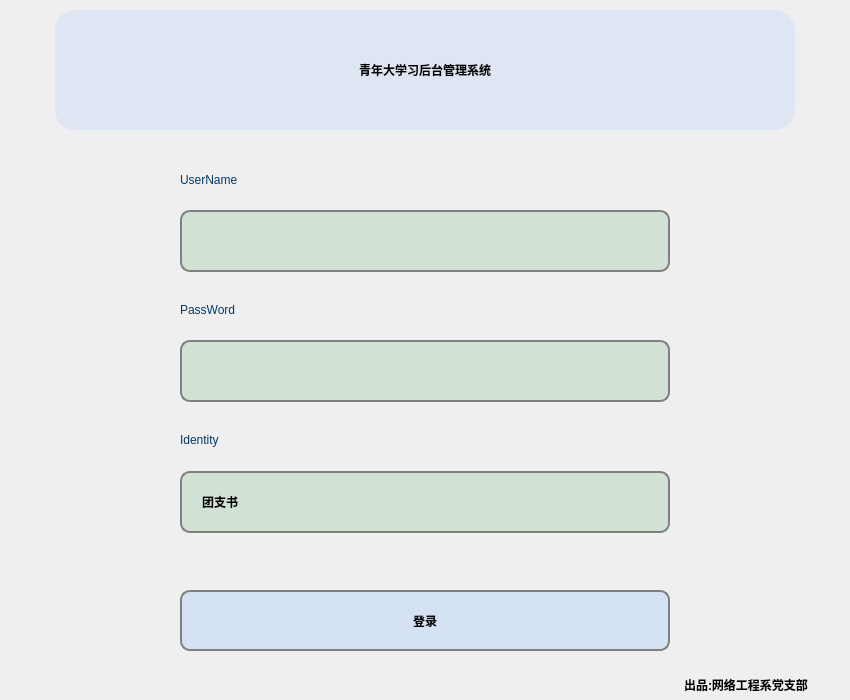
<?xml version="1.0" encoding="UTF-8"?>
<ui version="4.0">
 <class>Login</class>
 <widget class="QWidget" name="Login">
  <property name="geometry">
   <rect>
    <x>0</x>
    <y>0</y>
    <width>850</width>
    <height>700</height>
   </rect>
  </property>
  <property name="minimumSize">
   <size>
    <width>850</width>
    <height>700</height>
   </size>
  </property>
  <property name="maximumSize">
   <size>
    <width>850</width>
    <height>700</height>
   </size>
  </property>
  <property name="windowTitle">
   <string>Form</string>
  </property>
  <property name="styleSheet">
   <string notr="true">#Login
{
background: qlineargradient(x1:0, y1:0, x2:1, y2:0,
                                stop:0 rgb(226,238,243),
                                stop:1 rgb(240,207,214));
}
#title
{
font: 24pt &quot;楷体&quot;;
font-weight:bold;
background-color: rgba(202, 221, 245,0.5);
background: qlineargradient(x1:0, y1:0, x2:1, y2:0,
                                stop:1 rgb(226,238,243),
                                stop:0 rgb(240,207,214));
border-radius:20px;
}
#cp
{
font: 11pt &quot;楷体&quot;;
font-weight:bold;
}
#usernameLab
{
font: 18pt &quot;方正粗黑宋简体&quot;;
color: rgb(3, 57, 103);
}
#passwordLab
{
font: 18pt &quot;方正粗黑宋简体&quot;;
color: rgb(3, 57, 103);
}
QLineEdit
{
font: 14pt &quot;楷体&quot;;
font-weight:bold;
background-color: rgba(136, 193, 150,0.3);
border-radius:10px;
border:2px solid gray;
}
QLineEdit:hover
{
font: 14pt &quot;楷体&quot;;
font-weight:bold;
border:2px solid ;
}
#IdentityLab
{
font: 18pt &quot;方正粗黑宋简体&quot;;
color: rgb(3, 57, 103);
}
#btnLogin
{
font: 20pt &quot;楷体&quot;;
font-weight:bold;
border-radius:10px;
border:2px solid gray;
background-color: rgba(202, 221, 245,0.7);
}
#btnLogin:hover
{
font: 22pt &quot;楷体&quot;;
font-weight:bold;
border:3px solid;
background-color: rgb(202, 221, 245);
}</string>
  </property>
  <widget class="QLabel" name="title">
   <property name="geometry">
    <rect>
     <x>55</x>
     <y>10</y>
     <width>740</width>
     <height>120</height>
    </rect>
   </property>
   <property name="minimumSize">
    <size>
     <width>740</width>
     <height>120</height>
    </size>
   </property>
   <property name="maximumSize">
    <size>
     <width>740</width>
     <height>120</height>
    </size>
   </property>
   <property name="styleSheet">
    <string notr="true"/>
   </property>
   <property name="text">
    <string>青年大学习后台管理系统</string>
   </property>
   <property name="alignment">
    <set>Qt::AlignCenter</set>
   </property>
  </widget>
  <widget class="QLabel" name="usernameLab">
   <property name="geometry">
    <rect>
     <x>180</x>
     <y>150</y>
     <width>250</width>
     <height>60</height>
    </rect>
   </property>
   <property name="minimumSize">
    <size>
     <width>250</width>
     <height>60</height>
    </size>
   </property>
   <property name="maximumSize">
    <size>
     <width>250</width>
     <height>60</height>
    </size>
   </property>
   <property name="styleSheet">
    <string notr="true"/>
   </property>
   <property name="text">
    <string>UserName</string>
   </property>
  </widget>
  <widget class="QLineEdit" name="usernameLine">
   <property name="geometry">
    <rect>
     <x>180</x>
     <y>210</y>
     <width>490</width>
     <height>62</height>
    </rect>
   </property>
   <property name="text">
    <string/>
   </property>
  </widget>
  <widget class="QLineEdit" name="passwordLine">
   <property name="geometry">
    <rect>
     <x>180</x>
     <y>340</y>
     <width>490</width>
     <height>62</height>
    </rect>
   </property>
   <property name="text">
    <string/>
   </property>
   <property name="echoMode">
    <enum>QLineEdit::Password</enum>
   </property>
  </widget>
  <widget class="QLabel" name="passwordLab">
   <property name="geometry">
    <rect>
     <x>180</x>
     <y>280</y>
     <width>250</width>
     <height>60</height>
    </rect>
   </property>
   <property name="minimumSize">
    <size>
     <width>250</width>
     <height>60</height>
    </size>
   </property>
   <property name="maximumSize">
    <size>
     <width>250</width>
     <height>60</height>
    </size>
   </property>
   <property name="styleSheet">
    <string notr="true"/>
   </property>
   <property name="text">
    <string>PassWord</string>
   </property>
  </widget>
  <widget class="QPushButton" name="btnLogin">
   <property name="geometry">
    <rect>
     <x>180</x>
     <y>590</y>
     <width>490</width>
     <height>61</height>
    </rect>
   </property>
   <property name="text">
    <string>登录</string>
   </property>
   <property name="shortcut">
    <string>Return</string>
   </property>
  </widget>
  <widget class="QLabel" name="IdentityLab">
   <property name="geometry">
    <rect>
     <x>180</x>
     <y>410</y>
     <width>250</width>
     <height>60</height>
    </rect>
   </property>
   <property name="minimumSize">
    <size>
     <width>250</width>
     <height>60</height>
    </size>
   </property>
   <property name="maximumSize">
    <size>
     <width>250</width>
     <height>60</height>
    </size>
   </property>
   <property name="styleSheet">
    <string notr="true"/>
   </property>
   <property name="text">
    <string>Identity</string>
   </property>
  </widget>
  <widget class="QComboBox" name="IdentityBox">
   <property name="geometry">
    <rect>
     <x>180</x>
     <y>471</y>
     <width>490</width>
     <height>62</height>
    </rect>
   </property>
   <property name="styleSheet">
    <string notr="true">/*QCombobox主体*/
QComboBox {
	font: 14pt &quot;楷体&quot;;
	font-weight:bold;
	background-color: rgba(136, 193, 150,0.3);
	border-radius:10px;
	border:2px solid gray;
    padding: 1px 2px 1px 2px;  /*针对于组合框中的文本内容*/
	text-align:bottom;
	padding-left: 20px;/*左侧边距*/
}
QComboBox:hover
{
	border:3px solid;
}
/*QCombobox右侧按钮*/
QComboBox::drop-down {
    subcontrol-origin: padding;
    subcontrol-position: top right;/*放于右方顶部*/
    width: 50px;/*设置按钮范围宽度*/
    border-top-right-radius: 3px;/*设置边框圆角*/
    border-bottom-right-radius: 3px;
/*padding-right: 50px;*/
}
/*QCombobox右侧按钮的箭头图标*/
QComboBox::down-arrow {
	border-image: url(:/ptr/down.png);/*自定义图片填充*/
	width: 28px;/*设置该图标的宽高*/
	height: 28px;
}
/*QCombobox右侧按钮的箭头图标*/
QComboBox::down-arrow::on {
	border-image: url(:/ptr/up.png);/*自定义图片填充*/
	width: 28px;/*设置该图标的宽高*/
	height: 28px;
}


/* 下拉后，整个下拉窗体样式 */
QComboBox QAbstractItemView {
	font: 16pt &quot;楷体&quot;;
	font-weight: bold;  
    border: 2px solid white;/*边框宽度、线形、颜色*/
	/*背景颜色*/
	background-color: rgba(136, 193, 150,0.3);
    border-radius: 10px;/*圆角*/
    padding: 1px 2px 1px 2px;  /*针对于组合框中的文本内容*/
    min-width: 10em;   /*# 组合框的最小宽度*/
}

/* 下拉后，整个下拉窗体每项的样式 */
QComboBox QAbstractItemView::item {
	font: 16pt &quot;楷体&quot;;
	font-weight: bold;
	border-radius: 10px;/*圆角*/
    height: 50px;   /* 项的高度（设置pComboBox-&gt;setView(new QListView());后，该项才起作用） */
	background-color: rgba(136, 193, 150,0.3);

}

/*以下部分不知为何不生效，有待调试*/
/* 下拉后，整个下拉窗体越过每项的样式 */
QComboBox QAbstractItemView::item:hover {
	font: 16pt &quot;楷体&quot;;
	font-weight: bold;
       /* 整个下拉窗体越过每项的背景色 */
	background-color: rgba(136, 193, 150,0.5);
}

/* 下拉后，整个下拉窗体被选择的每项的样式 */
QComboBox QAbstractItemView::item:selected {
	font: 16pt &quot;楷体&quot;;
	font-weight: bold;
	background-color: rgba(136, 193, 150,0.5);
}
</string>
   </property>
   <item>
    <property name="text">
     <string>团支书</string>
    </property>
   </item>
   <item>
    <property name="text">
     <string>老师</string>
    </property>
   </item>
  </widget>
  <widget class="QLabel" name="cp">
   <property name="geometry">
    <rect>
     <x>641</x>
     <y>670</y>
     <width>210</width>
     <height>30</height>
    </rect>
   </property>
   <property name="minimumSize">
    <size>
     <width>210</width>
     <height>30</height>
    </size>
   </property>
   <property name="maximumSize">
    <size>
     <width>210</width>
     <height>30</height>
    </size>
   </property>
   <property name="text">
    <string>出品:网络工程系党支部</string>
   </property>
   <property name="alignment">
    <set>Qt::AlignCenter</set>
   </property>
   <property name="wordWrap">
    <bool>false</bool>
   </property>
   <property name="openExternalLinks">
    <bool>false</bool>
   </property>
  </widget>
 </widget>
 <resources/>
 <connections/>
</ui>
